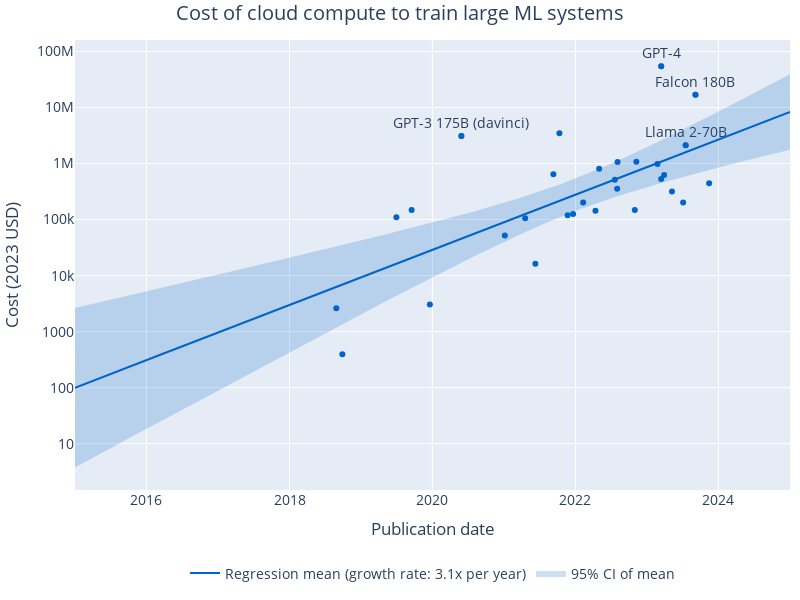

Here is the notebook cell this chart was saved with:
### Code cell
label_systems = ['GNMT', 'Megatron-BERT', 'GPT-3 175B (davinci)', 'PaLM (540B)', 'Llama 2-70B', 'Falcon 180B', 'GPT-4', 'Gemini Ultra']

fig = px.scatter(
    cost_df.loc[cost_df['System'].isin(label_systems)],
    x='Publication date',
    y='Cost (inflation-adjusted)',
    text='System',
    log_y=True,
)

fig.add_scatter(
    x=cost_df['Publication date'],
    y=cost_df['Cost (inflation-adjusted)'],
    mode='markers',
    showlegend=False,
)

# Marker color
fig.update_traces(
    marker=dict(
        color='rgb(0,100,200)',
    ),
    selector=dict(mode='markers'),
)

# Shade in CI
fig.add_scatter(
    x=predicted_cost_df['Publication date'],
    y=10**predicted_cost_df['mean_ci_lower'],
    mode='lines',
    line=dict(width=0),
    showlegend=False,
)
fig.add_scatter(
    x=predicted_cost_df['Publication date'],
    y=10**predicted_cost_df['mean_ci_upper'],
    mode='lines',
    fill='tonexty',
    fillcolor='rgba(0,100,200,0.2)',
    line=dict(width=0),
    name='95% CI of mean',
)
fig.add_scatter(
    x=predicted_cost_df['Publication date'],
    y=10**predicted_cost_df['mean'],
    mode='lines',
    line=dict(color='rgb(0,100,200)'),
    name=f'Regression mean (growth rate: {10**reg_results.params[1]:.1f}x per year)',
)

fig.update_traces(textposition='top center')

# legend on top
fig.update_layout(legend=dict(
    orientation='h',
    yanchor='top',
    y=-0.15,
    xanchor='center',
    x=0.5,
))

# axis labels
fig.update_xaxes(title_text='Publication date')
fig.update_yaxes(title_text='Cost (2023 USD)')

# title
fig.update_layout(title_text='Cost of cloud compute to train large ML systems')

# update size
fig.update_layout(
    autosize=False,
    width=800,
    height=600,
    title_x=0.5,
)

# font size
fig.update_layout(
    font=dict(
        size=14,
    )
)

# axis limits
fig.update_xaxes(range=[pred_start_date, pred_end_date])

# margins
fig.update_layout(margin=dict(l=10, r=10, t=40, b=10))

save_plot(fig, results_dir, 'cost_regression')

fig.show()
